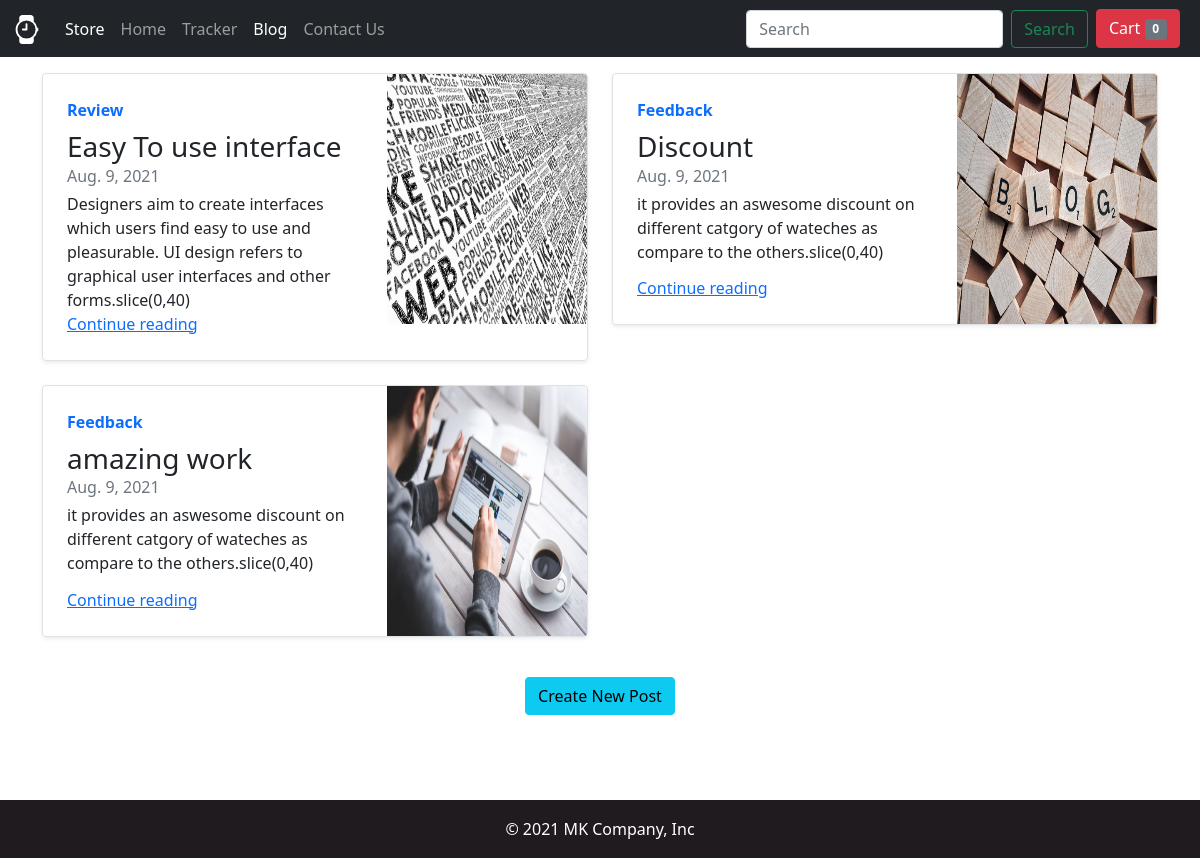
Screenshot of /blog/ with the database file from the repository.
### blog/models.py (models this page shows, shortened)
class post(models.Model):
    post_id = models.AutoField(primary_key=True)
    title = models.CharField(max_length=20)
    heading1 = models.CharField(max_length=30)
    h1content = models.CharField(max_length=1000)
    heading2 = models.CharField(max_length=30)
    h2content = models.CharField(max_length=1000)
    Timestamp = models.DateField(auto_now_add=True)
    image = models.ImageField(upload_to='shop/images', default='')

### blog/views.py (the view)
# urls.py: path('',views.index, name='index'),
def index(request):
    post_data = post.objects.all()
    return render(request,'blog/index.html', {'post':post_data})

### blog/templates/blog/index.html (shortened to what this page needs)
{% extends 'shop/index.html' %}
{% block image %}
{% block blog %}
  active
{% endblock  %}
{% endblock %}
{% block body %}
<div style="margin: auto;" class="container my-3">
  <div class="row mb-2">
    {% for item in post %}
    <div class="col-md-6">
      <div class="row g-0 border rounded overflow-hidden flex-md-row mb-4 shadow-sm h-md-250 position-relative">
        <div class="col p-4 d-flex flex-column position-static">
          <strong class="d-inline-block mb-2 text-primary">{{item.title}}</strong>
          <h3 class="mb-0">{{item.heading1}}</h3>
          <div class="mb-1 text-muted">{{item.Timestamp}}</div>
          <p class="card-text mb-auto">{{item.h1content}}.slice(0,40)</p>
          <a href="/blog/post_view/{{item.post_id}}" class="stretched-link">Continue reading</a>
        </div>
        <div class="col-auto d-none d-lg-block">
          <img src="/media/{{item.image}}" class="bd-placeholder-img" width="200" height="250" xmlns="http://www.w3.org/2000/svg" role="img"
            aria-label="Placeholder: Thumbnail" preserveAspectRatio="xMidYMid slice" focusable="false">
        </div>
      </div>
    </div>
    {% endfor %}
  </div>
</div>
<div style="text-align: center; margin-bottom: 50px;">
  <a href="/blog/post" type="button" class="btn btn-info">Create New Post</a>
</div>
{% endblock %}

### shop/templates/shop/base.html (style rules this page uses)
* { margin: 0; padding: 0; box-sizing: border-box; }
body { min-height: 100vh; }

### rows the page displays
post: title "Review", heading1 "Easy To use interface", Timestamp "Aug. 9, 2021", h1content "Designers aim to create interfaces which users find easy to use and pleasurable. UI design refers to graphical user interfaces and other forms", image (picture)
post: title "Feedback", heading1 "Discount", Timestamp "Aug. 9, 2021", h1content "it provides an aswesome discount on different catgory of wateches as compare to the others", image (picture)
post: title "Feedback", heading1 "amazing work", Timestamp "Aug. 9, 2021", h1content "it provides an aswesome discount on different catgory of wateches as compare to the others", image (picture)
